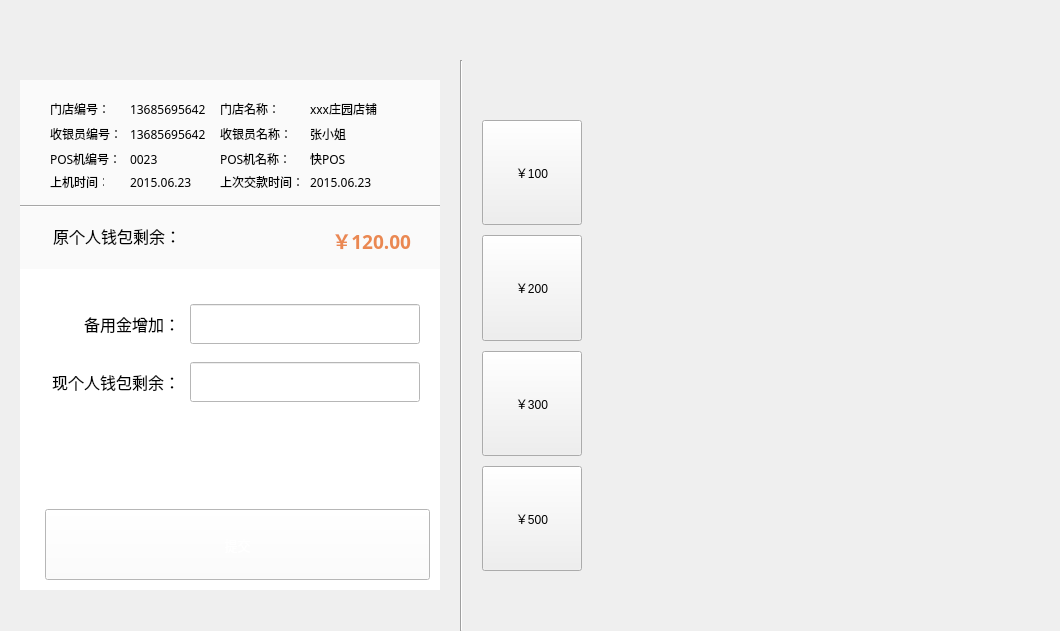
<?xml version="1.0" encoding="UTF-8"?>
<ui version="4.0">
 <class>PersonalWalletDlg</class>
 <widget class="QDialog" name="PersonalWalletDlg">
  <property name="geometry">
   <rect>
    <x>0</x>
    <y>0</y>
    <width>1060</width>
    <height>631</height>
   </rect>
  </property>
  <property name="windowTitle">
   <string>PersonalWalletDlg</string>
  </property>
  <layout class="QGridLayout" name="gridLayout_3">
   <property name="leftMargin">
    <number>0</number>
   </property>
   <property name="topMargin">
    <number>0</number>
   </property>
   <property name="rightMargin">
    <number>0</number>
   </property>
   <property name="bottomMargin">
    <number>0</number>
   </property>
   <property name="spacing">
    <number>0</number>
   </property>
   <item row="0" column="0" colspan="3">
    <widget class="TitleBarWidget" name="widget" native="true">
     <property name="minimumSize">
      <size>
       <width>0</width>
       <height>60</height>
      </size>
     </property>
     <property name="maximumSize">
      <size>
       <width>16777215</width>
       <height>60</height>
      </size>
     </property>
    </widget>
   </item>
   <item row="1" column="0">
    <widget class="QWidget" name="widget_2" native="true">
     <property name="minimumSize">
      <size>
       <width>460</width>
       <height>0</height>
      </size>
     </property>
     <property name="maximumSize">
      <size>
       <width>460</width>
       <height>16777215</height>
      </size>
     </property>
     <layout class="QGridLayout" name="gridLayout">
      <property name="leftMargin">
       <number>20</number>
      </property>
      <property name="topMargin">
       <number>20</number>
      </property>
      <property name="rightMargin">
       <number>20</number>
      </property>
      <property name="bottomMargin">
       <number>20</number>
      </property>
      <property name="spacing">
       <number>0</number>
      </property>
      <item row="0" column="0">
       <widget class="QWidget" name="widget_4" native="true">
        <property name="minimumSize">
         <size>
          <width>420</width>
          <height>531</height>
         </size>
        </property>
        <property name="maximumSize">
         <size>
          <width>420</width>
          <height>531</height>
         </size>
        </property>
        <widget class="QWidget" name="widget_5" native="true">
         <property name="geometry">
          <rect>
           <x>0</x>
           <y>0</y>
           <width>420</width>
           <height>195</height>
          </rect>
         </property>
         <property name="styleSheet">
          <string notr="true">background-color: rgb(250, 250, 250);</string>
         </property>
         <widget class="QLabel" name="storeCodeLabel">
          <property name="geometry">
           <rect>
            <x>30</x>
            <y>19</y>
            <width>70</width>
            <height>20</height>
           </rect>
          </property>
          <property name="font">
           <font>
            <family>微软雅黑</family>
            <pointsize>9</pointsize>
           </font>
          </property>
          <property name="text">
           <string>门店编号：</string>
          </property>
         </widget>
         <widget class="QLabel" name="storeCodeValueLabel">
          <property name="geometry">
           <rect>
            <x>110</x>
            <y>19</y>
            <width>80</width>
            <height>20</height>
           </rect>
          </property>
          <property name="font">
           <font>
            <family>微软雅黑</family>
            <pointsize>9</pointsize>
           </font>
          </property>
          <property name="text">
           <string>13685695642</string>
          </property>
         </widget>
         <widget class="QLabel" name="storeNameLabel">
          <property name="geometry">
           <rect>
            <x>200</x>
            <y>19</y>
            <width>80</width>
            <height>20</height>
           </rect>
          </property>
          <property name="font">
           <font>
            <family>微软雅黑</family>
            <pointsize>9</pointsize>
           </font>
          </property>
          <property name="text">
           <string>门店名称：</string>
          </property>
         </widget>
         <widget class="QLabel" name="storeNameValueLabel">
          <property name="geometry">
           <rect>
            <x>290</x>
            <y>19</y>
            <width>80</width>
            <height>20</height>
           </rect>
          </property>
          <property name="font">
           <font>
            <family>微软雅黑</family>
            <pointsize>9</pointsize>
           </font>
          </property>
          <property name="text">
           <string>xxx庄园店铺</string>
          </property>
         </widget>
         <widget class="QLabel" name="cashierCodeLabel">
          <property name="geometry">
           <rect>
            <x>30</x>
            <y>44</y>
            <width>70</width>
            <height>20</height>
           </rect>
          </property>
          <property name="font">
           <font>
            <family>微软雅黑</family>
            <pointsize>9</pointsize>
           </font>
          </property>
          <property name="text">
           <string>收银员编号：</string>
          </property>
         </widget>
         <widget class="QLabel" name="cashierCodeValueLabel">
          <property name="geometry">
           <rect>
            <x>110</x>
            <y>44</y>
            <width>80</width>
            <height>20</height>
           </rect>
          </property>
          <property name="font">
           <font>
            <family>微软雅黑</family>
            <pointsize>9</pointsize>
           </font>
          </property>
          <property name="text">
           <string>13685695642</string>
          </property>
         </widget>
         <widget class="QLabel" name="cashierNameLabel">
          <property name="geometry">
           <rect>
            <x>200</x>
            <y>44</y>
            <width>80</width>
            <height>20</height>
           </rect>
          </property>
          <property name="font">
           <font>
            <family>微软雅黑</family>
            <pointsize>9</pointsize>
           </font>
          </property>
          <property name="text">
           <string>收银员名称：</string>
          </property>
         </widget>
         <widget class="QLabel" name="cashierNameValueLabel">
          <property name="geometry">
           <rect>
            <x>290</x>
            <y>44</y>
            <width>80</width>
            <height>20</height>
           </rect>
          </property>
          <property name="font">
           <font>
            <family>微软雅黑</family>
            <pointsize>9</pointsize>
           </font>
          </property>
          <property name="text">
           <string>张小姐</string>
          </property>
         </widget>
         <widget class="QLabel" name="posCodeLabel">
          <property name="geometry">
           <rect>
            <x>30</x>
            <y>69</y>
            <width>70</width>
            <height>20</height>
           </rect>
          </property>
          <property name="font">
           <font>
            <family>微软雅黑</family>
            <pointsize>9</pointsize>
           </font>
          </property>
          <property name="text">
           <string>POS机编号：</string>
          </property>
         </widget>
         <widget class="QLabel" name="posCodeValueLabel">
          <property name="geometry">
           <rect>
            <x>110</x>
            <y>69</y>
            <width>80</width>
            <height>20</height>
           </rect>
          </property>
          <property name="font">
           <font>
            <family>微软雅黑</family>
            <pointsize>9</pointsize>
           </font>
          </property>
          <property name="text">
           <string>0023</string>
          </property>
         </widget>
         <widget class="QLabel" name="posNameLabel">
          <property name="geometry">
           <rect>
            <x>200</x>
            <y>69</y>
            <width>80</width>
            <height>20</height>
           </rect>
          </property>
          <property name="font">
           <font>
            <family>微软雅黑</family>
            <pointsize>9</pointsize>
           </font>
          </property>
          <property name="text">
           <string>POS机名称：</string>
          </property>
         </widget>
         <widget class="QLabel" name="posNameValueLabel">
          <property name="geometry">
           <rect>
            <x>290</x>
            <y>69</y>
            <width>80</width>
            <height>20</height>
           </rect>
          </property>
          <property name="font">
           <font>
            <family>微软雅黑</family>
            <pointsize>9</pointsize>
           </font>
          </property>
          <property name="text">
           <string>快POS</string>
          </property>
         </widget>
         <widget class="QLabel" name="loginTimeLabel">
          <property name="geometry">
           <rect>
            <x>30</x>
            <y>92</y>
            <width>54</width>
            <height>20</height>
           </rect>
          </property>
          <property name="font">
           <font>
            <family>微软雅黑</family>
            <pointsize>9</pointsize>
           </font>
          </property>
          <property name="text">
           <string>上机时间：</string>
          </property>
         </widget>
         <widget class="QLabel" name="loginTimeValueLabel">
          <property name="geometry">
           <rect>
            <x>110</x>
            <y>92</y>
            <width>80</width>
            <height>20</height>
           </rect>
          </property>
          <property name="font">
           <font>
            <family>微软雅黑</family>
            <pointsize>9</pointsize>
           </font>
          </property>
          <property name="text">
           <string>2015.06.23</string>
          </property>
         </widget>
         <widget class="QLabel" name="frontPaymentTimeLabel">
          <property name="geometry">
           <rect>
            <x>200</x>
            <y>92</y>
            <width>80</width>
            <height>20</height>
           </rect>
          </property>
          <property name="font">
           <font>
            <family>微软雅黑</family>
            <pointsize>9</pointsize>
           </font>
          </property>
          <property name="text">
           <string>上次交款时间：</string>
          </property>
         </widget>
         <widget class="QLabel" name="frontPaymentTimeValueLabel">
          <property name="geometry">
           <rect>
            <x>290</x>
            <y>92</y>
            <width>80</width>
            <height>20</height>
           </rect>
          </property>
          <property name="font">
           <font>
            <family>微软雅黑</family>
            <pointsize>9</pointsize>
           </font>
          </property>
          <property name="text">
           <string>2015.06.23</string>
          </property>
         </widget>
         <widget class="Line" name="line_2">
          <property name="geometry">
           <rect>
            <x>0</x>
            <y>125</y>
            <width>420</width>
            <height>2</height>
           </rect>
          </property>
          <property name="minimumSize">
           <size>
            <width>0</width>
            <height>2</height>
           </size>
          </property>
          <property name="maximumSize">
           <size>
            <width>16777215</width>
            <height>2</height>
           </size>
          </property>
          <property name="orientation">
           <enum>Qt::Horizontal</enum>
          </property>
         </widget>
         <widget class="QLabel" name="label">
          <property name="geometry">
           <rect>
            <x>33</x>
            <y>140</y>
            <width>141</width>
            <height>31</height>
           </rect>
          </property>
          <property name="font">
           <font>
            <family>微软雅黑</family>
            <pointsize>12</pointsize>
           </font>
          </property>
          <property name="text">
           <string>原个人钱包剩余：</string>
          </property>
         </widget>
         <widget class="QLabel" name="label_2">
          <property name="geometry">
           <rect>
            <x>260</x>
            <y>140</y>
            <width>131</width>
            <height>40</height>
           </rect>
          </property>
          <property name="font">
           <font>
            <family>微软雅黑</family>
            <pointsize>14</pointsize>
            <weight>75</weight>
            <bold>true</bold>
           </font>
          </property>
          <property name="styleSheet">
           <string notr="true">color: rgb(234, 136, 82);</string>
          </property>
          <property name="text">
           <string>￥120.00</string>
          </property>
          <property name="alignment">
           <set>Qt::AlignRight|Qt::AlignTrailing|Qt::AlignVCenter</set>
          </property>
         </widget>
        </widget>
        <widget class="QWidget" name="widget_6" native="true">
         <property name="geometry">
          <rect>
           <x>0</x>
           <y>189</y>
           <width>420</width>
           <height>321</height>
          </rect>
         </property>
         <property name="styleSheet">
          <string notr="true">background-color: rgb(255, 255, 255);</string>
         </property>
         <widget class="QLabel" name="reserveAmtAddLabel">
          <property name="geometry">
           <rect>
            <x>20</x>
            <y>35</y>
            <width>140</width>
            <height>40</height>
           </rect>
          </property>
          <property name="font">
           <font>
            <family>微软雅黑</family>
            <pointsize>12</pointsize>
           </font>
          </property>
          <property name="text">
           <string>备用金增加：</string>
          </property>
          <property name="alignment">
           <set>Qt::AlignRight|Qt::AlignTrailing|Qt::AlignVCenter</set>
          </property>
         </widget>
         <widget class="QLabel" name="cashierWalletSurplusLabel">
          <property name="geometry">
           <rect>
            <x>20</x>
            <y>93</y>
            <width>140</width>
            <height>40</height>
           </rect>
          </property>
          <property name="font">
           <font>
            <family>微软雅黑</family>
            <pointsize>12</pointsize>
           </font>
          </property>
          <property name="text">
           <string>现个人钱包剩余：</string>
          </property>
          <property name="alignment">
           <set>Qt::AlignRight|Qt::AlignTrailing|Qt::AlignVCenter</set>
          </property>
         </widget>
         <widget class="QLineEdit" name="reserveAmtAddEdit">
          <property name="geometry">
           <rect>
            <x>170</x>
            <y>35</y>
            <width>230</width>
            <height>40</height>
           </rect>
          </property>
          <property name="font">
           <font>
            <family>微软雅黑</family>
            <pointsize>12</pointsize>
           </font>
          </property>
          <property name="styleSheet">
           <string notr="true">padding-left:10px;</string>
          </property>
         </widget>
         <widget class="QLineEdit" name="cashierWalletSurplusEdit">
          <property name="geometry">
           <rect>
            <x>170</x>
            <y>93</y>
            <width>230</width>
            <height>40</height>
           </rect>
          </property>
          <property name="font">
           <font>
            <family>微软雅黑</family>
            <pointsize>12</pointsize>
           </font>
          </property>
          <property name="styleSheet">
           <string notr="true">padding-left:10px;</string>
          </property>
         </widget>
         <widget class="QPushButton" name="commitButton">
          <property name="geometry">
           <rect>
            <x>25</x>
            <y>240</y>
            <width>385</width>
            <height>71</height>
           </rect>
          </property>
          <property name="font">
           <font>
            <family>微软雅黑</family>
            <pointsize>10</pointsize>
           </font>
          </property>
          <property name="focusPolicy">
           <enum>Qt::NoFocus</enum>
          </property>
          <property name="styleSheet">
           <string notr="true">QPushButton#commitButton {
	color: rgb(255, 255, 255);
	border-image: url(:/shareImages/sure_normal.png);
}

QPushButton#commitButton:pressed {
	border-image: url(:/shareImages/sure_press.png);
}</string>
          </property>
          <property name="text">
           <string>提交</string>
          </property>
         </widget>
        </widget>
       </widget>
      </item>
     </layout>
    </widget>
   </item>
   <item row="1" column="1">
    <widget class="Line" name="line">
     <property name="minimumSize">
      <size>
       <width>2</width>
       <height>0</height>
      </size>
     </property>
     <property name="maximumSize">
      <size>
       <width>2</width>
       <height>16777215</height>
      </size>
     </property>
     <property name="orientation">
      <enum>Qt::Vertical</enum>
     </property>
    </widget>
   </item>
   <item row="1" column="2">
    <widget class="QWidget" name="widget_3" native="true">
     <layout class="QGridLayout" name="gridLayout_2">
      <property name="leftMargin">
       <number>20</number>
      </property>
      <property name="topMargin">
       <number>60</number>
      </property>
      <property name="rightMargin">
       <number>30</number>
      </property>
      <property name="bottomMargin">
       <number>60</number>
      </property>
      <property name="spacing">
       <number>10</number>
      </property>
      <item row="0" column="0">
       <widget class="QPushButton" name="hundredButton">
        <property name="sizePolicy">
         <sizepolicy hsizetype="Minimum" vsizetype="Expanding">
          <horstretch>0</horstretch>
          <verstretch>0</verstretch>
         </sizepolicy>
        </property>
        <property name="minimumSize">
         <size>
          <width>100</width>
          <height>0</height>
         </size>
        </property>
        <property name="maximumSize">
         <size>
          <width>100</width>
          <height>16777215</height>
         </size>
        </property>
        <property name="focusPolicy">
         <enum>Qt::NoFocus</enum>
        </property>
        <property name="text">
         <string>￥100</string>
        </property>
       </widget>
      </item>
      <item row="0" column="1" rowspan="4">
       <widget class="WndDigitalKeyboard" name="widget_8" native="true"/>
      </item>
      <item row="1" column="0">
       <widget class="QPushButton" name="towHundredButton">
        <property name="sizePolicy">
         <sizepolicy hsizetype="Minimum" vsizetype="Expanding">
          <horstretch>0</horstretch>
          <verstretch>0</verstretch>
         </sizepolicy>
        </property>
        <property name="minimumSize">
         <size>
          <width>100</width>
          <height>0</height>
         </size>
        </property>
        <property name="maximumSize">
         <size>
          <width>100</width>
          <height>16777215</height>
         </size>
        </property>
        <property name="focusPolicy">
         <enum>Qt::NoFocus</enum>
        </property>
        <property name="text">
         <string>￥200</string>
        </property>
       </widget>
      </item>
      <item row="2" column="0">
       <widget class="QPushButton" name="threeHundredButton">
        <property name="sizePolicy">
         <sizepolicy hsizetype="Minimum" vsizetype="Expanding">
          <horstretch>0</horstretch>
          <verstretch>0</verstretch>
         </sizepolicy>
        </property>
        <property name="minimumSize">
         <size>
          <width>100</width>
          <height>0</height>
         </size>
        </property>
        <property name="maximumSize">
         <size>
          <width>100</width>
          <height>16777215</height>
         </size>
        </property>
        <property name="focusPolicy">
         <enum>Qt::NoFocus</enum>
        </property>
        <property name="text">
         <string>￥300</string>
        </property>
       </widget>
      </item>
      <item row="3" column="0">
       <widget class="QPushButton" name="fiveHundredButton">
        <property name="sizePolicy">
         <sizepolicy hsizetype="Minimum" vsizetype="Expanding">
          <horstretch>0</horstretch>
          <verstretch>0</verstretch>
         </sizepolicy>
        </property>
        <property name="minimumSize">
         <size>
          <width>100</width>
          <height>0</height>
         </size>
        </property>
        <property name="maximumSize">
         <size>
          <width>100</width>
          <height>16777215</height>
         </size>
        </property>
        <property name="focusPolicy">
         <enum>Qt::NoFocus</enum>
        </property>
        <property name="text">
         <string>￥500</string>
        </property>
       </widget>
      </item>
     </layout>
    </widget>
   </item>
  </layout>
 </widget>
 <layoutdefault spacing="6" margin="11"/>
 <customwidgets>
  <customwidget>
   <class>WndDigitalKeyboard</class>
   <extends>QWidget</extends>
   <header location="global">WndDigitalKeyboard.h</header>
   <container>1</container>
  </customwidget>
  <customwidget>
   <class>TitleBarWidget</class>
   <extends>QWidget</extends>
   <header location="global">TitleBarWidget.h</header>
   <container>1</container>
  </customwidget>
 </customwidgets>
 <resources/>
 <connections/>
</ui>
